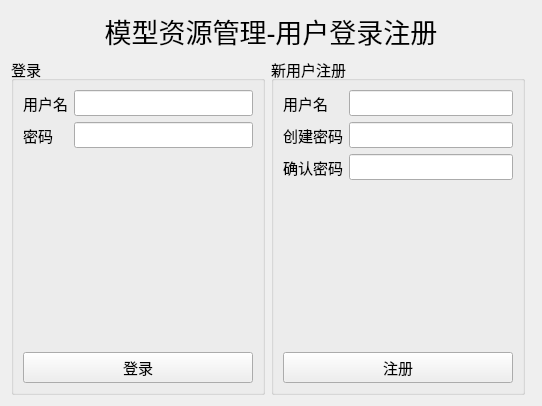
<?xml version="1.0" encoding="UTF-8"?>
<ui version="4.0">
 <class>LoginWidget</class>
 <widget class="QWidget" name="LoginWidget">
  <property name="geometry">
   <rect>
    <x>0</x>
    <y>0</y>
    <width>542</width>
    <height>406</height>
   </rect>
  </property>
  <property name="windowTitle">
   <string>Form</string>
  </property>
  <layout class="QGridLayout" name="gridLayout" rowstretch="0,1,1" columnstretch="0,0,0">
   <item row="1" column="1" rowspan="2">
    <widget class="QGroupBox" name="groupBox">
     <property name="font">
      <font>
       <pointsize>11</pointsize>
      </font>
     </property>
     <property name="title">
      <string>新用户注册</string>
     </property>
     <layout class="QGridLayout" name="gridLayout_4" rowstretch="0,0,0,0,0,0">
      <item row="1" column="0">
       <widget class="QLabel" name="label_6">
        <property name="text">
         <string>创建密码</string>
        </property>
        <property name="buddy">
         <cstring>le_signupPswd</cstring>
        </property>
       </widget>
      </item>
      <item row="0" column="0">
       <widget class="QLabel" name="label_5">
        <property name="text">
         <string>用户名</string>
        </property>
        <property name="buddy">
         <cstring>le_signupName</cstring>
        </property>
       </widget>
      </item>
      <item row="4" column="0" colspan="2">
       <spacer name="verticalSpacer_4">
        <property name="orientation">
         <enum>Qt::Vertical</enum>
        </property>
        <property name="sizeHint" stdset="0">
         <size>
          <width>20</width>
          <height>40</height>
         </size>
        </property>
       </spacer>
      </item>
      <item row="0" column="1">
       <widget class="QLineEdit" name="le_signupName">
        <property name="echoMode">
         <enum>QLineEdit::Normal</enum>
        </property>
        <property name="clearButtonEnabled">
         <bool>true</bool>
        </property>
       </widget>
      </item>
      <item row="1" column="1">
       <widget class="QLineEdit" name="le_signupPswd">
        <property name="echoMode">
         <enum>QLineEdit::Password</enum>
        </property>
        <property name="clearButtonEnabled">
         <bool>false</bool>
        </property>
       </widget>
      </item>
      <item row="5" column="0" colspan="2">
       <widget class="QPushButton" name="bt_signup">
        <property name="text">
         <string>注册</string>
        </property>
       </widget>
      </item>
      <item row="2" column="1">
       <widget class="QLineEdit" name="le_confirmPswd">
        <property name="echoMode">
         <enum>QLineEdit::PasswordEchoOnEdit</enum>
        </property>
       </widget>
      </item>
      <item row="3" column="0" colspan="2">
       <widget class="QLabel" name="lb_signupHint">
        <property name="text">
         <string/>
        </property>
       </widget>
      </item>
      <item row="2" column="0">
       <widget class="QLabel" name="label_7">
        <property name="text">
         <string>确认密码</string>
        </property>
        <property name="buddy">
         <cstring>le_confirmPswd</cstring>
        </property>
       </widget>
      </item>
     </layout>
    </widget>
   </item>
   <item row="0" column="0" colspan="3">
    <widget class="QLabel" name="label_8">
     <property name="font">
      <font>
       <pointsize>20</pointsize>
      </font>
     </property>
     <property name="text">
      <string>模型资源管理-用户登录注册</string>
     </property>
     <property name="alignment">
      <set>Qt::AlignCenter</set>
     </property>
    </widget>
   </item>
   <item row="1" column="0" rowspan="2">
    <widget class="QGroupBox" name="groupBox_2">
     <property name="font">
      <font>
       <pointsize>11</pointsize>
      </font>
     </property>
     <property name="title">
      <string>登录</string>
     </property>
     <layout class="QGridLayout" name="gridLayout_3">
      <item row="1" column="1">
       <widget class="QLineEdit" name="le_pswd">
        <property name="maxLength">
         <number>18</number>
        </property>
        <property name="echoMode">
         <enum>QLineEdit::PasswordEchoOnEdit</enum>
        </property>
        <property name="dragEnabled">
         <bool>false</bool>
        </property>
        <property name="clearButtonEnabled">
         <bool>true</bool>
        </property>
       </widget>
      </item>
      <item row="1" column="0">
       <widget class="QLabel" name="label_3">
        <property name="text">
         <string>密码</string>
        </property>
        <property name="buddy">
         <cstring>le_pswd</cstring>
        </property>
       </widget>
      </item>
      <item row="4" column="0" colspan="2">
       <widget class="QPushButton" name="bt_login">
        <property name="text">
         <string>登录</string>
        </property>
       </widget>
      </item>
      <item row="0" column="0">
       <widget class="QLabel" name="label_2">
        <property name="text">
         <string>用户名</string>
        </property>
        <property name="buddy">
         <cstring>le_name</cstring>
        </property>
       </widget>
      </item>
      <item row="2" column="0" colspan="2">
       <widget class="QLabel" name="lb_hint">
        <property name="text">
         <string/>
        </property>
       </widget>
      </item>
      <item row="0" column="1">
       <widget class="QLineEdit" name="le_name">
        <property name="maxLength">
         <number>10</number>
        </property>
        <property name="clearButtonEnabled">
         <bool>true</bool>
        </property>
       </widget>
      </item>
      <item row="3" column="0" colspan="2">
       <spacer name="verticalSpacer_2">
        <property name="orientation">
         <enum>Qt::Vertical</enum>
        </property>
        <property name="sizeHint" stdset="0">
         <size>
          <width>20</width>
          <height>40</height>
         </size>
        </property>
       </spacer>
      </item>
     </layout>
    </widget>
   </item>
  </layout>
 </widget>
 <tabstops>
  <tabstop>le_name</tabstop>
  <tabstop>le_pswd</tabstop>
  <tabstop>bt_login</tabstop>
  <tabstop>le_signupName</tabstop>
  <tabstop>le_signupPswd</tabstop>
  <tabstop>le_confirmPswd</tabstop>
  <tabstop>bt_signup</tabstop>
 </tabstops>
 <resources/>
 <connections/>
</ui>
